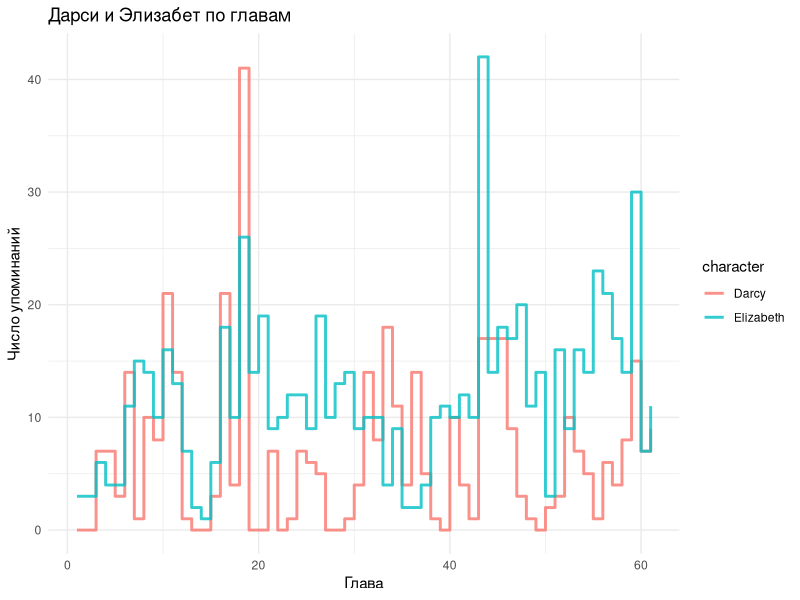

This chart was generated by the following R code:
# Глава учебника: https://locusclassicus.github.io/text_analysis/regex.html

# ============================================================
# РЕГУЛЯРНЫЕ ВЫРАЖЕНИЯ В R
#
# Сюжет занятия:
# 1. Загружаем "Гордость и предубеждение".
# 2. Пытаемся разбить роман на предложения.
# 3. Обнаруживаем, что сокращения Mr. и Mrs. мешают.
# 4. Учимся описывать текстовые шаблоны.
# 5. Исправляем проблему.
# 6. Используем результат для небольшого анализа романа.
# ============================================================


# ------------------------------------------------------------
# 0. ПОДГОТОВКА
# ------------------------------------------------------------

# Пакет stringr входит в tidyverse.
# janeaustenr содержит тексты романов Джейн Остин.

library(tidyverse)
library(janeaustenr)


# Текст "Гордости и предубеждения" хранится в объекте
# prideprejudice. Пока это НЕ одна длинная строка:
# каждый элемент вектора соответствует одной строке текста.

pp_lines <- prideprejudice
pp_lines

head(pp_lines, 12)

# Проверим, что это за объект.
class(pp_lines)
length(pp_lines)


# ------------------------------------------------------------
# 1. СТРОКА КАК ОБЪЕКТ
# ------------------------------------------------------------

# Склеим весь роман в одну строку.
#
# str_c() объединяет строки.
# Аргумент collapse указывает, чем соединять элементы вектора.

pp <- str_c(pp_lines, collapse = " ")

# Если напечатать pp целиком, консоль будет выглядеть страшно.
# Поэтому посмотрим только первые 150 символов.

str_trunc(pp, 70)


# В исходном тексте были пустые строки, поэтому после склейки
# получилось много лишних пробелов.
#
# str_squish():
# - заменяет последовательности пробельных символов одним пробелом;
# - удаляет пробелы в начале и конце строки.

pp <- str_squish(pp)

str_trunc(pp, 150) |> 
  str_squish()


# Небольшая разминка.
# str_length() считает количество символов в строке.

opening <- "It is a truth universally acknowledged, that a single man in possession of a good fortune, must be in want of a wife."

str_length(opening)


# А сколько здесь слов?
#
# В данном конкретном предложении можно посчитать пробелы
# и прибавить единицу. Но это лишь удобный трюк:
# для произвольного текста такой способ ненадёжен.

str_count(opening, " ") + 1


# ------------------------------------------------------------
# 2. ЗАЧЕМ НАМ REGEX?
# ------------------------------------------------------------

# Представим, что мы хотим анализировать роман по предложениям.
#
# boundary("sentence") умеет находить границы предложений.

sentences_test <- str_split_1(pp, boundary("sentence"))

head(sentences_test, 8)


# Посмотрите внимательно на результат.
#
# Проблема:
# алгоритм воспринимает точку после Mr. как конец предложения.
#
# То есть вместо
#
#   "My dear Mr. Bennet," said ...
#
# мы можем получить отдельные куски:
#
#   "My dear Mr."
#   "Bennet," said ...
#
# Чтобы исправить это, надо научиться находить в тексте
# не конкретную строку, а ШАБЛОН.
#
# Для этого и нужны регулярные выражения.


# ------------------------------------------------------------
# 3. САМЫЙ ПРОСТОЙ ШАБЛОН: БУКВАЛЬНЫЙ ТЕКСТ
# ------------------------------------------------------------

# Большинство функций stringr имеют похожее устройство:
#
#   str_...(строка, шаблон)
#
# Начнём с трёх особенно полезных функций.


examples <- c(
  "Mr. Bennet",
  "Mrs. Bennet",
  "Elizabeth Bennet",
  "Mr. Darcy"
)


# str_detect() отвечает на вопрос:
# "Есть ли здесь совпадение?"
#
# Результат — логический вектор TRUE / FALSE.

str_detect(examples, "Bennet")


# str_subset() возвращает сами элементы,
# в которых найдено совпадение.

str_subset(examples, "Bennet")


# str_count() считает число совпадений.

str_count(examples, "Bennet")


# BONUS ищем самое длинное слово с th

words_tbl <- tibble(word = words, 
                    len = str_length(word)) 

th_tbl <- words_tbl |> 
  filter(str_detect(word, "th")) 

th_tbl |> 
  slice_max(len, n = 1)

# ------------------------------------------------------------
# МИНИ-ЗАДАНИЕ 1
# ------------------------------------------------------------
#
# 1. Найдите элементы examples, содержащие Darcy.
# 2. Проверьте, какие элементы содержат Mr.
# 3. Посчитайте, сколько раз буква e встречается
#    в каждом элементе examples.
#
# Попробуйте сначала написать код самостоятельно.


# ------------------------------------------------------------
# 4. ТОЧКА — НЕ ПРОСТО ТОЧКА
# ------------------------------------------------------------

# Попробуем найти сокращение Mr.

str_detect(examples, "Mr.")


# На первый взгляд всё работает.
# Но в регулярных выражениях точка имеет специальное значение:
#
#   .   = любой один символ
#
# Поэтому шаблон "Mr." означает:
#
#   M + r + любой символ
#
# Например:

test <- c("Mr.", "Mrs.", "Mra", "Mr7", "Mr!")

str_detect(test, "Mr.")


# Если нам нужна БУКВАЛЬНАЯ точка, её надо экранировать.
#
# В самом регулярном выражении буквальная точка выглядит так:
#
#   \.
#
# Но регулярное выражение мы записываем внутри строки R,
# а обратная косая черта имеет специальное значение и в строках R.
#
# Поэтому в коде приходится писать две:
#
#   "\\."

str_detect(test, "Mr\\.")


# Это один из самых неприятных моментов regex.
# Полезно помнить:
#
#   regex, который мы хотим:  \.
#   строка, которую пишем в R: "\\."


# ------------------------------------------------------------
# 5. КЛАССЫ СИМВОЛОВ
# ------------------------------------------------------------

# Иногда нам нужен не конкретный символ,
# а символ определённого типа.
#
# Частые классы:
#
#   \\d   цифра
#   \\s   пробельный символ
#   \\w   "символ слова": буква, цифра и некоторые служебные знаки
#


demo <- c(
  "Chapter 1",
  "chapter 12",
  "Room A",
  "2026",
  "Mr. Darcy"
)

str_view(demo, "\\d")


# Квантификатор + означает:
#
#   "предыдущий элемент встречается один или больше раз"
#
# Поэтому:
#
#   \\d+ = одна или несколько цифр

str_view(demo, "\\d+")


# Теперь мы можем описать номер главы:

str_view(demo, "Chapter +\\d+")


# Квадратные скобки позволяют задать собственный класс:
#
#   [abc]    один символ: a, b или c
#   [0-9]    одна цифра
#   [A-Z]    одна английская прописная буква
#
# Например, эти два шаблона для номеров глав здесь эквивалентны:

str_view(demo, "Chapter \\d+")
str_view(demo, "Chapter [0-9]+")


# ------------------------------------------------------------
# МИНИ-ЗАДАНИЕ 2
# ------------------------------------------------------------
#
# Что найдут следующие шаблоны?
#
# Сначала попробуйте ПРЕДСКАЗАТЬ результат,
# а затем запустите код.

words_demo <- c(
  "Darcy",
  "Bennet",
  "Chapter 12",
  "Mr.",
  "Elizabeth"
)

str_view(words_demo, "[A-Z]")
str_subset(words_demo, "[A-Z]")
str_view(words_demo, "\\d")
str_view(words_demo, "[[:alpha:]]+")
str_view(words_demo, "\\.")


# ------------------------------------------------------------
# 6. КВАНТИФИКАТОРЫ: СКОЛЬКО РАЗ?
# ------------------------------------------------------------

# Основные квантификаторы:
#
#   ?       0 или 1 раз
#   *       0 или больше раз
#   +       1 или больше раз
#   {n}     ровно n раз
#   {m,n}   от m до n раз
#
# Квантификатор относится к элементу,
# который стоит непосредственно перед ним.


x <- c(
  "Chapter 1",
  "Chapter 12",
  "Chapter 123",
  "Chapter X"
)

str_view(x, "Chapter \\d")
str_view(x, "Chapter \\d+")
str_view(x, "Chapter \\d{2}")


# Очень полезный пример: необязательная часть.
#
# В тексте персонаж может называться:
#
#   Darcy
#   Mr Darcy
#
# Скобки группируют несколько символов в единый блок.
# ? после группы означает: группа может встретиться 0 или 1 раз.

names_demo <- c(
  "Darcy entered the room.",
  "Mr Darcy entered the room.",
  "Mr. Darcy entered the room.",
  "Elizabeth saw Darcy.",
  "Mrs Darcy"
)

str_view(names_demo, "(Mr )?Darcy")
# сравните:
str_view(names_demo, "(Mr\\.? )?Darcy")

# ------------------------------------------------------------
# 7. "ИЛИ" И ГРУППЫ
# ------------------------------------------------------------

# Вертикальная черта означает "или":
#
#   Mr|Mrs
#
# Скобки показывают границы альтернатив:
#
#   (Mr|Mrs)\\.
#
# Найдём два типа сокращений одновременно.

dialogue <- '"My dear Mr. Bennet," said his lady to him one day, "have you heard that Netherfield Park is let at last?" Mr. Bennet replied that he had not. "But it is," returned she; "for Mrs. Long has just been here, and she told me all about it."'

str_view(dialogue, "(Mr|Mrs)\\.")


# ------------------------------------------------------------
# 8. ИЗВЛЕЧЬ, А НЕ ТОЛЬКО НАЙТИ
# ------------------------------------------------------------

# str_detect() сообщает, есть ли совпадение.
# str_extract() возвращает само совпадение.
#
# str_extract() возвращает ПЕРВОЕ совпадение.
# str_extract_all() возвращает ВСЕ совпадения.

str_extract(dialogue, "(Mr|Mrs)\\.")

str_extract_all(dialogue, "(Mr|Mrs)\\.")


# Обратите внимание:
# str_extract_all() возвращает список.
#
# Для одной строки удобно взять его первый элемент:

str_extract_all(dialogue, "(Mr|Mrs)\\.")[[1]]


# ------------------------------------------------------------
# 9. ЗАМЕНА
# ------------------------------------------------------------

# str_replace() заменяет первое совпадение.
# str_replace_all() заменяет все совпадения.

str_replace(dialogue, "Mr\\.", "Mr")

str_replace_all(dialogue, "Mr\\.", "Mr")


# Но нам надо обработать и Mr., и Mrs.
#
# Можно убрать точку после обоих сокращений.
#
# В шаблоне:
#
#   (Mr|Mrs)\\.
#
# первая группа — это Mr или Mrs.
#
# В строке замены:
#
#   "\\1"
#
# означает:
# "вставь сюда текст, который совпал с первой группой".
#
# Такие ссылки называются backreferences.

dialogue_clean <- str_replace_all(
  dialogue,
  "(Mr|Mrs)(\\.)",
  "\\1"
)

dialogue_clean


# Теперь попробуем снова разделить диалог на предложения.

str_split_1(dialogue_clean, boundary("sentence"))


# Получилось лучше:
# точки после Mr. и Mrs. больше не воспринимаются
# как границы предложений.


# ------------------------------------------------------------
# МИНИ-ЗАДАНИЕ 3
# ------------------------------------------------------------
#
# Дана строка:
#
titles <- "Mr. Bennet met Mrs. Long and Mr. Darcy."
#
# Удалите точки после Mr. и Mrs. одной командой.
#


# ------------------------------------------------------------
# 10. ПРИМЕНЯЕМ К РОМАНУ
# ------------------------------------------------------------

# Теперь вернёмся к полному тексту.
#
# Для учебного примера обработаем распространённые сокращения,
# которые мешают делению текста на предложения.
#
# В реальном исследовательском проекте список сокращений
# желательно сначала проверить на конкретном корпусе.

abbr_pattern <- "(Mr|Mrs|St|Esq)\\."

pp_clean <- str_replace_all(
  pp,
  abbr_pattern,
  "\\1"
)


# Разбиваем очищенный текст на предложения
# и сразу превращаем результат в tibble.

pp_tbl <- tibble(
  text = str_split_1(pp_clean, boundary("sentence"))
)

pp_tbl


# ------------------------------------------------------------
# 11. НОМЕРА ГЛАВ
# ------------------------------------------------------------

# В тексте остались заголовки вида:
#
#   Chapter 1
#   Chapter 2
#   ...
#
# Найдём предложения, содержащие такие заголовки.

pp_tbl |>
  filter(str_detect(text, "Chapter \\d+")) 


# str_detect() возвращает TRUE там, где встретился заголовок.
#
# cumsum() считает накопительную сумму:
#
# FALSE FALSE TRUE FALSE FALSE TRUE ...
#   0     0    1    1     1    2 ...
#
# Благодаря этому можно получить номер текущей главы.

pp_tbl <- pp_tbl |>
  mutate(
    chapter_nr = cumsum(str_detect(text, "Chapter \\d+"))
  )


# Сам заголовок Chapter ... теперь можно удалить из текста.

pp_tbl <- pp_tbl |>
  mutate(
    text = str_remove(text, "Chapter \\d+"),
    text = str_remove(text, "PRIDE AND PREJUDICE By Jane Austen"),
    text = str_squish(text),
    text = str_remove_all(text, "_")
  )


# Посмотрим результат.

pp_tbl |>
  select(chapter_nr, text) |>
  head(10)

# ------------------------------------------------------------
# 11b. ЯКОРЯ
# ------------------------------------------------------------

pp_tbl |> 
  filter(str_detect(text, "^[NM]"))

# ------------------------------------------------------------
# 12. МАЛЕНЬКОЕ ИССЛЕДОВАНИЕ:
#     ГДЕ В РОМАНЕ ДАРСИ?
# ------------------------------------------------------------

# Посчитаем, сколько раз Darcy упоминается
# в каждом предложении.
#
# "(Mr )?Darcy" означает:
#
#   Darcy
#   ИЛИ
#   Mr Darcy
#
# Но поскольку "Darcy" входит и в "Mr Darcy",
# для простого подсчёта достаточно было бы искать "Darcy".
#
# Здесь мы оставляем конструкцию с ? как учебный пример.

darcy_tbl <- pp_tbl |>
  mutate(
    n = str_count(text, "(Mr )?Darcy")
  ) |>
  group_by(chapter_nr) |>
  summarise(
    Darcy = sum(n),
    .groups = "drop"
  )

darcy_tbl


# То же самое для Elizabeth.

liz_tbl <- pp_tbl |>
  mutate(
    n = str_count(text, "Elizabeth|Lizzy")
  ) |>
  group_by(chapter_nr) |>
  summarise(
    Elizabeth = sum(n),
    .groups = "drop"
  )

liz_tbl


# Соединим таблицы.

characters_tbl <- darcy_tbl |>
  left_join(liz_tbl, by = "chapter_nr")

characters_tbl


# Переведём данные в длинный формат для ggplot.

characters_long <- characters_tbl |>
  pivot_longer(
    cols = c(Darcy, Elizabeth),
    names_to = "character",
    values_to = "mentions"
  )


# И наконец визуализация:
# сколько раз каждый персонаж упоминается в каждой главе.

ggplot(
  characters_long,
  aes(
    x = chapter_nr,
    y = mentions,
    color = character
  )
) +
  geom_step(linewidth = 1, alpha = 0.8) +
  labs(
    x = "Глава",
    y = "Число упоминаний",
    title = "Дарси и Элизабет по главам"
  ) +
  theme_minimal()


# ------------------------------------------------------------
# 13. ЯКОРЯ: НАЧАЛО И КОНЕЦ СТРОКИ
# ------------------------------------------------------------

# Два очень полезных специальных символа:
#
#   ^   начало строки
#   $   конец строки
#
# Например:
#
#   "^Dear"  = строка начинается со слова Dear
#   "\\.$"   = строка заканчивается точкой


# Какие предложения начинаются с Dear?

pp_tbl |>
  filter(str_detect(text, "^Dear"))


# Какие предложения НЕ заканчиваются точкой?
#
# ! перед str_detect() означает логическое отрицание:
# оставить строки, для которых условие FALSE.

pp_tbl |>
  filter(!str_detect(text, "\\.$")) |>
  select(chapter_nr, text) |>
  head(20)


# ------------------------------------------------------------
# 14. ФИНАЛЬНОЕ ЗАДАНИЕ
# ------------------------------------------------------------
#
# Попробуйте выполнить задания без подсказки,
# а затем сравните решения с соседом / группой.
#
# 1. Найдите все предложения, в которых встречается "married".
#
# 2. Посчитайте, в какой главе слово "married"
#    встречается чаще всего.
#
# 3. Найдите предложения, начинающиеся с "My".
#
# 4. Найдите все номера глав в исходной строке pp
#    при помощи str_extract_all().
#
# 5. Дополнительное:
#    найдите предложения, где встречается Darcy ИЛИ Elizabeth.
#
# Подсказка для задания 5:
#
#   Darcy|Elizabeth


# ------------------------------------------------------------
# 15. ЧТО НУЖНО ЗАПОМНИТЬ
# ------------------------------------------------------------
#
# Не нужно запоминать весь язык регулярных выражений.
#
# Достаточно понимать принцип:
#
#   обычный текст       "Darcy"
#   любой символ        .
#   цифра               \\d
#   один из символов    [abc]
#   отрицание класса    [^abc]
#   один или больше     +
#   ноль или один       ?
#   группа              (...)
#   или                  |
#   начало строки       ^
#   конец строки        $
#   буквальная точка    \\.
#
# И несколько основных функций stringr:
#
#   str_detect()       есть ли совпадение?
#   str_subset()       какие строки совпали?
#   str_count()        сколько совпадений?
#   str_extract()      что именно совпало?
#   str_extract_all()  все совпадения
#   str_replace_all()  заменить совпадения
#   str_remove()       удалить совпадение
#   str_split_1()      разделить одну строку
#
# Главное правило при работе с regex:
#
#   сначала проверьте шаблон на маленьком примере,
#   и только потом применяйте его ко всему корпусу.
#
# ============================================================
